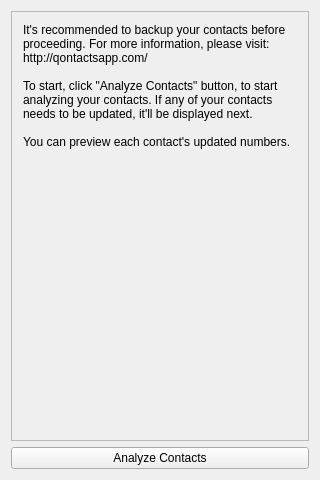
<?xml version="1.0" encoding="UTF-8"?>
<ui version="4.0">
 <class>MainWindow</class>
 <widget class="QMainWindow" name="MainWindow">
  <property name="geometry">
   <rect>
    <x>0</x>
    <y>0</y>
    <width>320</width>
    <height>480</height>
   </rect>
  </property>
  <property name="windowTitle">
   <string>MainWindow</string>
  </property>
  <widget class="QWidget" name="centralWidget">
   <layout class="QGridLayout" name="gridLayout">
    <item row="0" column="0">
     <widget class="QScrollArea" name="scrollArea">
      <property name="widgetResizable">
       <bool>true</bool>
      </property>
      <widget class="QWidget" name="scrollAreaWidgetContents">
       <property name="geometry">
        <rect>
         <x>0</x>
         <y>0</y>
         <width>300</width>
         <height>431</height>
        </rect>
       </property>
       <layout class="QVBoxLayout" name="verticalLayout">
        <item>
         <widget class="QLabel" name="label">
          <property name="text">
           <string>It's recommended to backup your contacts before proceeding. For more information, please visit:
http://qontactsapp.com/

To start, click &quot;Analyze Contacts&quot; button, to start analyzing your contacts. If any of your contacts needs to be updated, it'll be displayed next.

You can preview each contact's updated numbers.</string>
          </property>
          <property name="textFormat">
           <enum>Qt::PlainText</enum>
          </property>
          <property name="alignment">
           <set>Qt::AlignLeading|Qt::AlignLeft|Qt::AlignTop</set>
          </property>
          <property name="wordWrap">
           <bool>true</bool>
          </property>
         </widget>
        </item>
       </layout>
      </widget>
     </widget>
    </item>
    <item row="1" column="0">
     <widget class="QPushButton" name="analyzeButton">
      <property name="text">
       <string>Analyze Contacts</string>
      </property>
     </widget>
    </item>
   </layout>
  </widget>
 </widget>
 <layoutdefault spacing="6" margin="11"/>
 <resources/>
 <connections/>
</ui>
